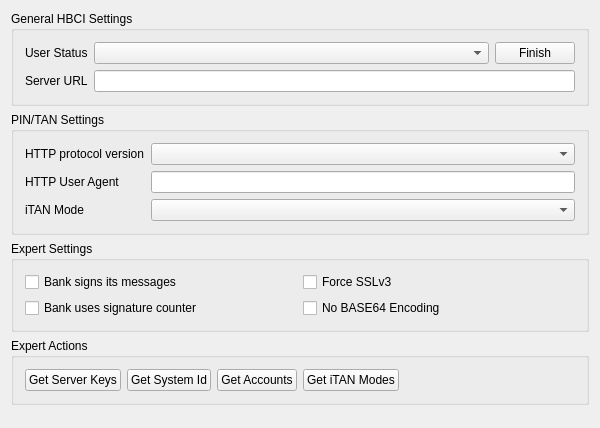
<?xml version="1.0" encoding="UTF-8"?>
<ui version="4.0">
 <class>CfgTabPageUserHbciUi</class>
 <widget class="QWidget" name="CfgTabPageUserHbciUi">
  <property name="geometry">
   <rect>
    <x>0</x>
    <y>0</y>
    <width>600</width>
    <height>428</height>
   </rect>
  </property>
  <property name="windowTitle">
   <string>Edit User</string>
  </property>
  <layout class="QVBoxLayout">
   <item>
    <widget class="Q3GroupBox" name="groupBox9">
     <property name="title">
      <string>General HBCI Settings</string>
     </property>
     <layout class="QGridLayout">
      <item row="0" column="1">
       <layout class="QHBoxLayout">
        <item>
         <widget class="QComboBox" name="userStatusCombo">
          <property name="sizePolicy">
           <sizepolicy hsizetype="Expanding" vsizetype="Fixed">
            <horstretch>0</horstretch>
            <verstretch>0</verstretch>
           </sizepolicy>
          </property>
         </widget>
        </item>
        <item>
         <widget class="QPushButton" name="finishUserButton">
          <property name="text">
           <string>Finish</string>
          </property>
         </widget>
        </item>
       </layout>
      </item>
      <item row="0" column="0">
       <widget class="QLabel" name="textLabel6">
        <property name="text">
         <string>User Status</string>
        </property>
        <property name="wordWrap">
         <bool>false</bool>
        </property>
       </widget>
      </item>
      <item row="1" column="0">
       <widget class="QLabel" name="textLabel4">
        <property name="text">
         <string>Server URL</string>
        </property>
        <property name="wordWrap">
         <bool>false</bool>
        </property>
       </widget>
      </item>
      <item row="1" column="1">
       <widget class="QLineEdit" name="serverEdit">
        <property name="minimumSize">
         <size>
          <width>300</width>
          <height>0</height>
         </size>
        </property>
       </widget>
      </item>
     </layout>
    </widget>
   </item>
   <item>
    <widget class="Q3GroupBox" name="httpBox">
     <property name="title">
      <string>PIN/TAN Settings</string>
     </property>
     <layout class="QGridLayout">
      <item row="0" column="0">
       <widget class="QLabel" name="textLabel2">
        <property name="text">
         <string>HTTP protocol version</string>
        </property>
        <property name="wordWrap">
         <bool>false</bool>
        </property>
       </widget>
      </item>
      <item row="1" column="0">
       <widget class="QLabel" name="textLabel3">
        <property name="text">
         <string>HTTP User Agent</string>
        </property>
        <property name="wordWrap">
         <bool>false</bool>
        </property>
       </widget>
      </item>
      <item row="1" column="1">
       <widget class="QLineEdit" name="userAgentEdit"/>
      </item>
      <item row="2" column="0">
       <widget class="QLabel" name="textLabel1">
        <property name="text">
         <string>iTAN Mode</string>
        </property>
        <property name="wordWrap">
         <bool>false</bool>
        </property>
       </widget>
      </item>
      <item row="0" column="1">
       <widget class="QComboBox" name="httpVersionCombo"/>
      </item>
      <item row="2" column="1">
       <widget class="QComboBox" name="itanModeCombo"/>
      </item>
     </layout>
    </widget>
   </item>
   <item>
    <widget class="Q3GroupBox" name="groupBox2">
     <property name="title">
      <string>Expert Settings</string>
     </property>
     <layout class="QGridLayout">
      <item row="1" column="0">
       <widget class="QCheckBox" name="bankCounterCheck">
        <property name="text">
         <string>Bank uses signature counter</string>
        </property>
       </widget>
      </item>
      <item row="0" column="0">
       <widget class="QCheckBox" name="bankSignCheck">
        <property name="text">
         <string>Bank signs its messages</string>
        </property>
       </widget>
      </item>
      <item row="0" column="1">
       <widget class="QCheckBox" name="forceSsl3Check">
        <property name="toolTip">
         <string>Force the use of SSLv3</string>
        </property>
        <property name="whatsThis">
         <string>&lt;qt&gt;Force the use of &lt;b&gt;SSLv3&lt;/b&gt; in &lt;b&gt;Pin/Tan&lt;/b&gt; mode&lt;/qt&gt;</string>
        </property>
        <property name="text">
         <string>Force SSLv3</string>
        </property>
       </widget>
      </item>
      <item row="1" column="1">
       <widget class="QCheckBox" name="noBase64Check">
        <property name="toolTip">
         <string>Force the use of SSLv3</string>
        </property>
        <property name="whatsThis">
         <string>&lt;qt&gt;Force the use of &lt;b&gt;SSLv3&lt;/b&gt; in &lt;b&gt;Pin/Tan&lt;/b&gt; mode&lt;/qt&gt;</string>
        </property>
        <property name="text">
         <string>No BASE64 Encoding</string>
        </property>
       </widget>
      </item>
     </layout>
    </widget>
   </item>
   <item>
    <widget class="Q3GroupBox" name="expertActionsBox">
     <property name="title">
      <string>Expert Actions</string>
     </property>
     <layout class="QHBoxLayout">
      <item>
       <widget class="QPushButton" name="getServerKeysButton">
        <property name="text">
         <string>Get Server Keys</string>
        </property>
       </widget>
      </item>
      <item>
       <widget class="QPushButton" name="getSysIdButton">
        <property name="text">
         <string>Get System Id</string>
        </property>
       </widget>
      </item>
      <item>
       <widget class="QPushButton" name="getAccountsButton">
        <property name="text">
         <string>Get Accounts</string>
        </property>
       </widget>
      </item>
      <item>
       <widget class="QPushButton" name="getItanModesButton">
        <property name="text">
         <string>Get iTAN Modes</string>
        </property>
       </widget>
      </item>
      <item>
       <spacer name="spacer27">
        <property name="orientation">
         <enum>Qt::Horizontal</enum>
        </property>
        <property name="sizeType">
         <enum>QSizePolicy::Expanding</enum>
        </property>
        <property name="sizeHint" stdset="0">
         <size>
          <width>20</width>
          <height>21</height>
         </size>
        </property>
       </spacer>
      </item>
     </layout>
    </widget>
   </item>
   <item>
    <spacer name="spacer6">
     <property name="orientation">
      <enum>Qt::Vertical</enum>
     </property>
     <property name="sizeType">
      <enum>QSizePolicy::Expanding</enum>
     </property>
     <property name="sizeHint" stdset="0">
      <size>
       <width>21</width>
       <height>16</height>
      </size>
     </property>
    </spacer>
   </item>
  </layout>
 </widget>
 <layoutdefault spacing="6" margin="11"/>
 <pixmapfunction>qPixmapFromMimeSource</pixmapfunction>
 <customwidgets>
  <customwidget>
   <class>Q3GroupBox</class>
   <extends>QGroupBox</extends>
   <header>Qt3Support/Q3GroupBox</header>
   <container>1</container>
  </customwidget>
 </customwidgets>
 <tabstops>
  <tabstop>userStatusCombo</tabstop>
  <tabstop>finishUserButton</tabstop>
  <tabstop>serverEdit</tabstop>
  <tabstop>httpVersionCombo</tabstop>
  <tabstop>userAgentEdit</tabstop>
  <tabstop>itanModeCombo</tabstop>
  <tabstop>bankSignCheck</tabstop>
  <tabstop>bankCounterCheck</tabstop>
  <tabstop>forceSsl3Check</tabstop>
  <tabstop>noBase64Check</tabstop>
  <tabstop>getServerKeysButton</tabstop>
  <tabstop>getSysIdButton</tabstop>
  <tabstop>getAccountsButton</tabstop>
  <tabstop>getItanModesButton</tabstop>
 </tabstops>
 <resources/>
 <connections/>
</ui>
